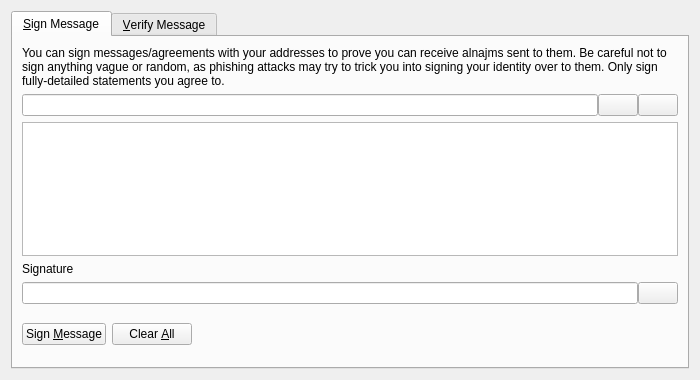
<?xml version="1.0" encoding="UTF-8"?>
<ui version="4.0">
 <class>SignVerifyMessageDialog</class>
 <widget class="QDialog" name="SignVerifyMessageDialog">
  <property name="geometry">
   <rect>
    <x>0</x>
    <y>0</y>
    <width>700</width>
    <height>380</height>
   </rect>
  </property>
  <property name="windowTitle">
   <string>Signatures - Sign / Verify a Message</string>
  </property>
  <property name="modal">
   <bool>true</bool>
  </property>
  <layout class="QVBoxLayout" name="verticalLayout">
   <item>
    <widget class="QTabWidget" name="tabWidget">
     <property name="currentIndex">
      <number>0</number>
     </property>
     <widget class="QWidget" name="tabSignMessage">
      <attribute name="title">
       <string>&amp;Sign Message</string>
      </attribute>
      <layout class="QVBoxLayout" name="verticalLayout_SM">
       <item>
        <widget class="QLabel" name="infoLabel_SM">
         <property name="text">
          <string>You can sign messages/agreements with your addresses to prove you can receive alnajms sent to them. Be careful not to sign anything vague or random, as phishing attacks may try to trick you into signing your identity over to them. Only sign fully-detailed statements you agree to.</string>
         </property>
         <property name="textFormat">
          <enum>Qt::PlainText</enum>
         </property>
         <property name="wordWrap">
          <bool>true</bool>
         </property>
        </widget>
       </item>
       <item>
        <layout class="QHBoxLayout" name="horizontalLayout_1_SM">
         <property name="spacing">
          <number>0</number>
         </property>
         <item>
          <widget class="QValidatedLineEdit" name="addressIn_SM">
           <property name="toolTip">
            <string>The AlNajm address to sign the message with</string>
           </property>
          </widget>
         </item>
         <item>
          <widget class="QPushButton" name="addressBookButton_SM">
           <property name="toolTip">
            <string>Choose previously used address</string>
           </property>
           <property name="text">
            <string/>
           </property>
           <property name="icon">
            <iconset resource="../bitcoin.qrc">
             <normaloff>:/icons/address-book</normaloff>:/icons/address-book</iconset>
           </property>
           <property name="shortcut">
            <string>Alt+A</string>
           </property>
           <property name="autoDefault">
            <bool>false</bool>
           </property>
          </widget>
         </item>
         <item>
          <widget class="QPushButton" name="pasteButton_SM">
           <property name="toolTip">
            <string>Paste address from clipboard</string>
           </property>
           <property name="text">
            <string/>
           </property>
           <property name="icon">
            <iconset resource="../bitcoin.qrc">
             <normaloff>:/icons/editpaste</normaloff>:/icons/editpaste</iconset>
           </property>
           <property name="shortcut">
            <string>Alt+P</string>
           </property>
           <property name="autoDefault">
            <bool>false</bool>
           </property>
          </widget>
         </item>
        </layout>
       </item>
       <item>
        <widget class="QPlainTextEdit" name="messageIn_SM">
         <property name="toolTip">
          <string>Enter the message you want to sign here</string>
         </property>
        </widget>
       </item>
       <item>
        <widget class="QLabel" name="signatureLabel_SM">
         <property name="text">
          <string>Signature</string>
         </property>
         <property name="textFormat">
          <enum>Qt::PlainText</enum>
         </property>
        </widget>
       </item>
       <item>
        <layout class="QHBoxLayout" name="horizontalLayout_2_SM">
         <property name="spacing">
          <number>0</number>
         </property>
         <item>
          <widget class="QLineEdit" name="signatureOut_SM">
           <property name="font">
            <font>
             <italic>true</italic>
            </font>
           </property>
           <property name="readOnly">
            <bool>true</bool>
           </property>
          </widget>
         </item>
         <item>
          <widget class="QPushButton" name="copySignatureButton_SM">
           <property name="toolTip">
            <string>Copy the current signature to the system clipboard</string>
           </property>
           <property name="text">
            <string/>
           </property>
           <property name="icon">
            <iconset resource="../bitcoin.qrc">
             <normaloff>:/icons/editcopy</normaloff>:/icons/editcopy</iconset>
           </property>
           <property name="autoDefault">
            <bool>false</bool>
           </property>
          </widget>
         </item>
        </layout>
       </item>
       <item>
        <layout class="QHBoxLayout" name="horizontalLayout_3_SM">
         <item>
          <widget class="QPushButton" name="signMessageButton_SM">
           <property name="toolTip">
            <string>Sign the message to prove you own this AlNajm address</string>
           </property>
           <property name="text">
            <string>Sign &amp;Message</string>
           </property>
           <property name="icon">
            <iconset resource="../bitcoin.qrc">
             <normaloff>:/icons/edit</normaloff>:/icons/edit</iconset>
           </property>
           <property name="autoDefault">
            <bool>false</bool>
           </property>
          </widget>
         </item>
         <item>
          <widget class="QPushButton" name="clearButton_SM">
           <property name="toolTip">
            <string>Reset all sign message fields</string>
           </property>
           <property name="text">
            <string>Clear &amp;All</string>
           </property>
           <property name="icon">
            <iconset resource="../bitcoin.qrc">
             <normaloff>:/icons/remove</normaloff>:/icons/remove</iconset>
           </property>
           <property name="autoDefault">
            <bool>false</bool>
           </property>
          </widget>
         </item>
         <item>
          <spacer name="horizontalSpacer_1_SM">
           <property name="orientation">
            <enum>Qt::Horizontal</enum>
           </property>
           <property name="sizeHint" stdset="0">
            <size>
             <width>40</width>
             <height>48</height>
            </size>
           </property>
          </spacer>
         </item>
         <item>
          <widget class="QLabel" name="statusLabel_SM">
           <property name="font">
            <font>
             <weight>75</weight>
             <bold>true</bold>
            </font>
           </property>
           <property name="text">
            <string/>
           </property>
           <property name="wordWrap">
            <bool>true</bool>
           </property>
          </widget>
         </item>
         <item>
          <spacer name="horizontalSpacer_2_SM">
           <property name="orientation">
            <enum>Qt::Horizontal</enum>
           </property>
           <property name="sizeHint" stdset="0">
            <size>
             <width>40</width>
             <height>48</height>
            </size>
           </property>
          </spacer>
         </item>
        </layout>
       </item>
      </layout>
     </widget>
     <widget class="QWidget" name="tabVerifyMessage">
      <attribute name="title">
       <string>&amp;Verify Message</string>
      </attribute>
      <layout class="QVBoxLayout" name="verticalLayout_VM">
       <item>
        <widget class="QLabel" name="infoLabel_VM">
         <property name="text">
          <string>Enter the receiver's address, message (ensure you copy line breaks, spaces, tabs, etc. exactly) and signature below to verify the message. Be careful not to read more into the signature than what is in the signed message itself, to avoid being tricked by a man-in-the-middle attack. Note that this only proves the signing party receives with the address, it cannot prove sendership of any transaction!</string>
         </property>
         <property name="textFormat">
          <enum>Qt::PlainText</enum>
         </property>
         <property name="alignment">
          <set>Qt::AlignLeading|Qt::AlignLeft|Qt::AlignTop</set>
         </property>
         <property name="wordWrap">
          <bool>true</bool>
         </property>
        </widget>
       </item>
       <item>
        <layout class="QHBoxLayout" name="horizontalLayout_1_VM">
         <property name="spacing">
          <number>0</number>
         </property>
         <item>
          <widget class="QValidatedLineEdit" name="addressIn_VM">
           <property name="toolTip">
            <string>The AlNajm address the message was signed with</string>
           </property>
          </widget>
         </item>
         <item>
          <widget class="QPushButton" name="addressBookButton_VM">
           <property name="toolTip">
            <string>Choose previously used address</string>
           </property>
           <property name="text">
            <string/>
           </property>
           <property name="icon">
            <iconset resource="../bitcoin.qrc">
             <normaloff>:/icons/address-book</normaloff>:/icons/address-book</iconset>
           </property>
           <property name="shortcut">
            <string>Alt+A</string>
           </property>
           <property name="autoDefault">
            <bool>false</bool>
           </property>
          </widget>
         </item>
        </layout>
       </item>
       <item>
        <widget class="QPlainTextEdit" name="messageIn_VM"/>
       </item>
       <item>
        <widget class="QValidatedLineEdit" name="signatureIn_VM"/>
       </item>
       <item>
        <layout class="QHBoxLayout" name="horizontalLayout_2_VM">
         <item>
          <widget class="QPushButton" name="verifyMessageButton_VM">
           <property name="toolTip">
            <string>Verify the message to ensure it was signed with the specified AlNajm address</string>
           </property>
           <property name="text">
            <string>Verify &amp;Message</string>
           </property>
           <property name="icon">
            <iconset resource="../bitcoin.qrc">
             <normaloff>:/icons/transaction_0</normaloff>:/icons/transaction_0</iconset>
           </property>
           <property name="autoDefault">
            <bool>false</bool>
           </property>
          </widget>
         </item>
         <item>
          <widget class="QPushButton" name="clearButton_VM">
           <property name="toolTip">
            <string>Reset all verify message fields</string>
           </property>
           <property name="text">
            <string>Clear &amp;All</string>
           </property>
           <property name="icon">
            <iconset resource="../bitcoin.qrc">
             <normaloff>:/icons/remove</normaloff>:/icons/remove</iconset>
           </property>
           <property name="autoDefault">
            <bool>false</bool>
           </property>
          </widget>
         </item>
         <item>
          <spacer name="horizontalSpacer_1_VM">
           <property name="orientation">
            <enum>Qt::Horizontal</enum>
           </property>
           <property name="sizeHint" stdset="0">
            <size>
             <width>40</width>
             <height>48</height>
            </size>
           </property>
          </spacer>
         </item>
         <item>
          <widget class="QLabel" name="statusLabel_VM">
           <property name="font">
            <font>
             <weight>75</weight>
             <bold>true</bold>
            </font>
           </property>
           <property name="text">
            <string/>
           </property>
           <property name="wordWrap">
            <bool>true</bool>
           </property>
          </widget>
         </item>
         <item>
          <spacer name="horizontalSpacer_2_VM">
           <property name="orientation">
            <enum>Qt::Horizontal</enum>
           </property>
           <property name="sizeHint" stdset="0">
            <size>
             <width>40</width>
             <height>48</height>
            </size>
           </property>
          </spacer>
         </item>
        </layout>
       </item>
      </layout>
     </widget>
    </widget>
   </item>
  </layout>
 </widget>
 <customwidgets>
  <customwidget>
   <class>QValidatedLineEdit</class>
   <extends>QLineEdit</extends>
   <header>qvalidatedlineedit.h</header>
  </customwidget>
 </customwidgets>
 <resources>
  <include location="../bitcoin.qrc"/>
 </resources>
 <connections/>
</ui>
